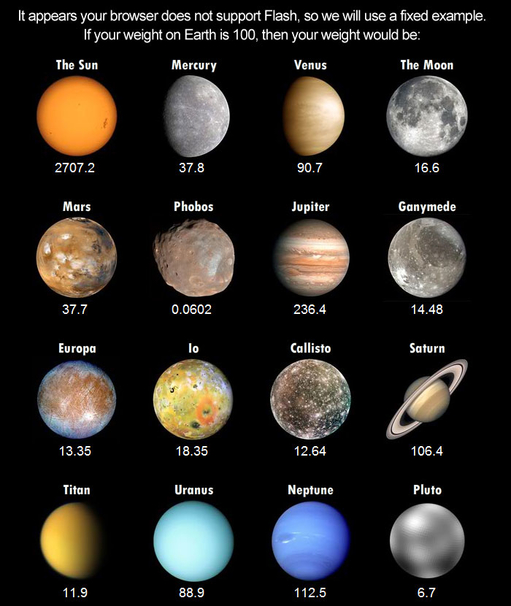
#> input picture OpenCV_template_matching/planets.jpg, 511 x 606 px
$ jupyter execute OpenCV_template_matching.ipynb
#> lines starting #> are read from the running program, lines starting #| are printed output that depends on the picture
[cell 1]
# importing libraries

import cv2
import numpy as np

[cell 2]
image_bgr = cv2.imread('planets.jpg')
#> image_bgr is the input picture: shape (606, 511, 3); mean B, G, R 35.4, 39.5, 42.8
image_gray = cv2.cvtColor(image_bgr, cv2.COLOR_BGR2GRAY)
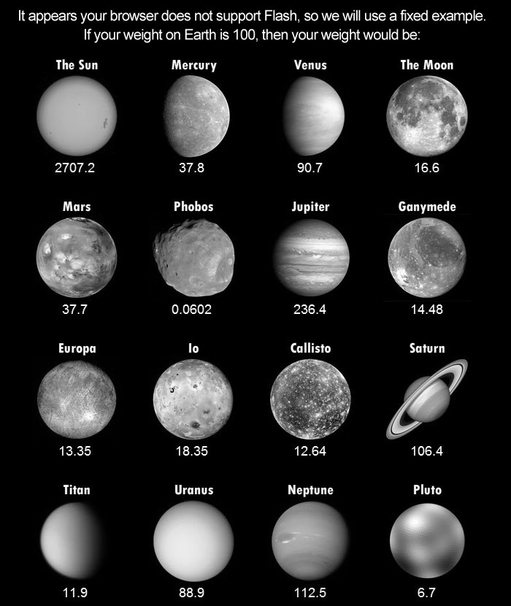
#> image_gray: shape (606, 511); min 0, max 255, mean 40

template = cv2.imread('planet.jpg',0)
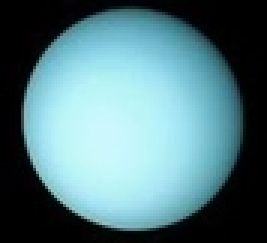
#> input picture OpenCV_template_matching/planet.jpg, 89 x 81 px (shown 3 times larger)
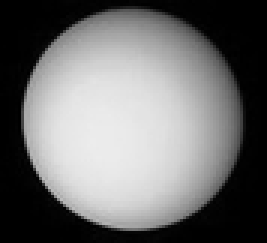
#> template: shape (81, 89) (shown 3 times larger); min 0, max 236, mean 111.3
w,h = template.shape[::-1]
#> w = 89; h = 81

result = cv2.matchTemplate(image_gray, template, cv2.TM_CCOEFF_NORMED)
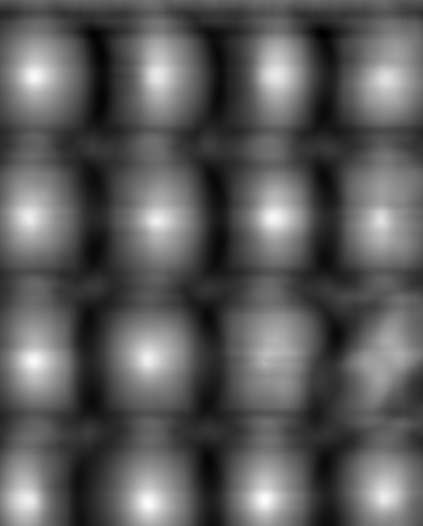
#> result: shape (526, 423) float32; min -0.539, max 0.951, mean 0.00176; drawn with min black and max white
threshold = 0.7

loc = np.where(result >= threshold)
#> loc = 3804 positions, rows 65 to 513, columns 17 to 393

for pt in zip(*loc[::-1]):
    cv2.rectangle(image_bgr, pt, (pt[0]+w, pt[1]+h), (255,150,255), 1)
#> this loop made 3804 passes
#> pt on passes 1 to 3: (34, 65), (35, 65), (36, 65)
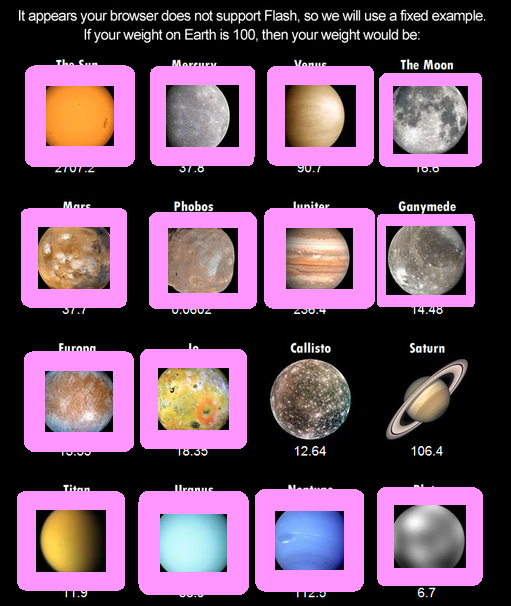
#> image_bgr: shape (606, 511, 3); mean B, G, R 101.5, 76.2, 108.4

cv2.imshow('detected', image_bgr)
cv2.imwrite('matched_template.jpg',image_bgr)

cv2.waitKey(0)
cv2.destroyAllWindows()
